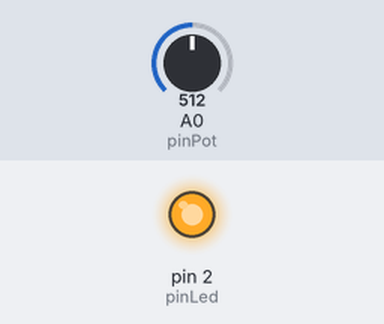
Recording of a sketch running on a simulated Arduino Uno, built with avr-gcc and run on an emulated ATmega328P. Shown: output pins drawn as LEDs (lit = HIGH). The inputs (shaded band) are chosen by the test bench; at power-on: A0 (pinPot) = 512. What the sketch prints to the serial monitor is not drawn.

Above: at 2.9 s.
3.0 s: A0 (pinPot) set to 122
At 3.8 s:
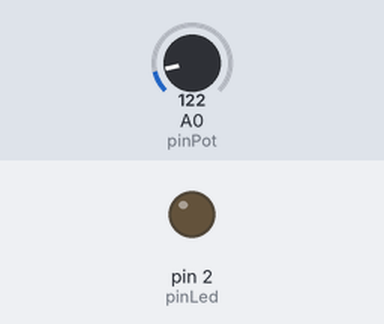
6.5 s: A0 (pinPot) set to 0
Timing chart, 0 to 16.0 s (numbered marks = the images above; inputs shaded):
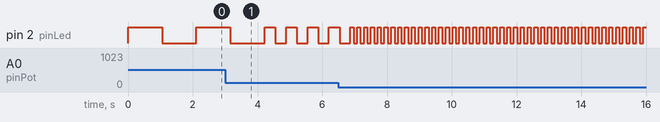

Measured:
- by itself, pin 2 (pinLed): repeats every 0.21 s: HIGH 0.10 s, LOW 0.11 s

The sketch:

potLedTime_07.ino
```cpp
int pinPot = A0;
int pinLed = 2;
int sensorReading;
int delayTime;

void setup()
{
  Serial.begin(9600);
  pinMode(pinPot, INPUT);   // redundant
  pinMode(pinLed, OUTPUT);
}

void loop()
{
  sensorReading = analogRead(pinPot);
  delayTime = map(sensorReading, 0, 1023, 100, 2000);

  digitalWrite(pinLed, HIGH);
  delay(delayTime);
  digitalWrite(pinLed, LOW);
  delay(delayTime);

  Serial.println(delayTime);
  delay(10);
}
```
